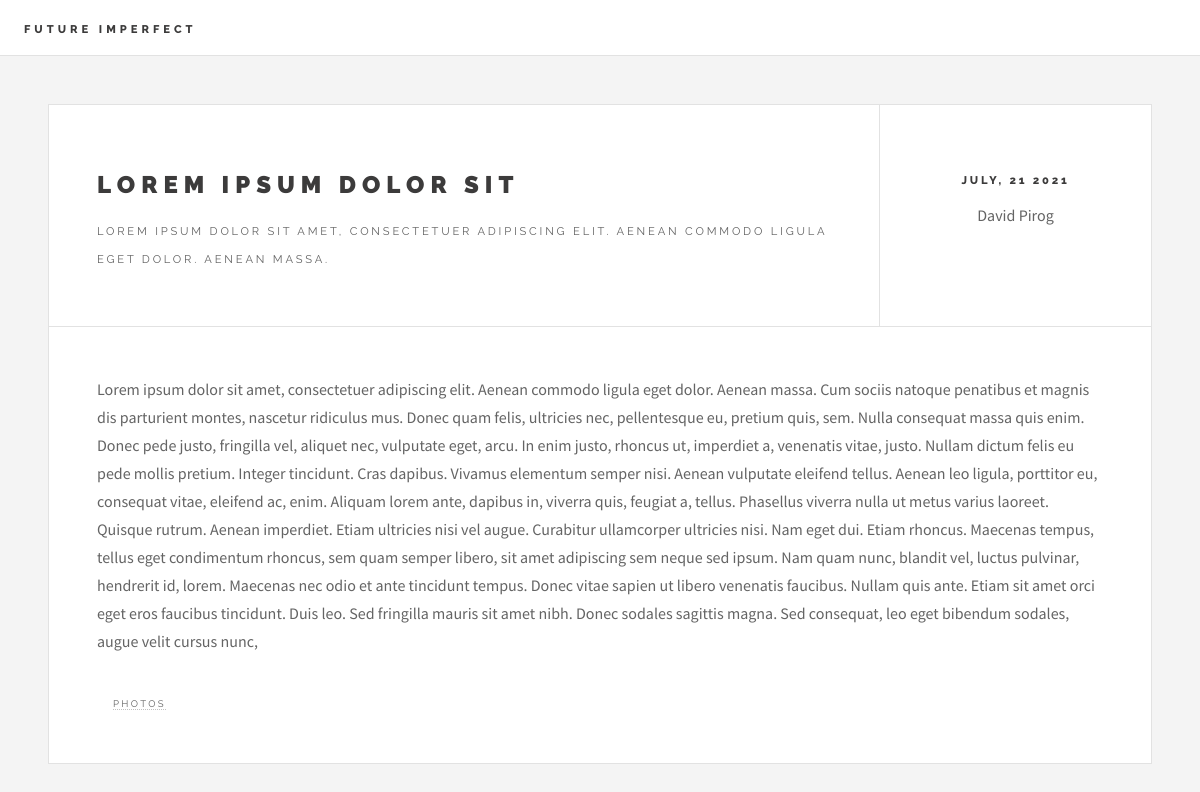
Screenshot of /site/post/3 with the database file from the repository.
### tables this page shows
CREATE TABLE `articles` (
  `id` int NOT NULL,
  `title` text NOT NULL,
  `suptitle` text NOT NULL,
  `content` text NOT NULL,
  `supcontent` text NOT NULL,
  `author` text NOT NULL,
  `category` text NOT NULL,
  `date` date NOT NULL,
  `likes` int NOT NULL DEFAULT '0'
);

### application/lib/View.php (called while the page is built, shortened)
<?php
class View
{
    public $defaultViewsPath;
    public function __construct(
        protected $params
    ) {
        $this->defaultViewsPath = APP_PATH . '/views/' . $this->params['controller'];
    }
    public function render($viewName, $params = [])
    {
        $view = $this->defaultViewsPath . '/' . $viewName . '.php';
        require $view;
    }
}

### controllers/site/SiteController.php (called while the page is built, shortened)
<?php
class SiteController extends Controller
{
    public function actionPost()
    {
        $route = substr($_SERVER['REQUEST_URI'], 1);
        $route = explode('/', $route);
        $id = $route['2'];
        $article = $this->model->getObjectById('Articles', $id);
        $this->view->render('single', compact('article'));
    }
}

### index.php (called while the page is built, shortened)
<?php
require __DIR__ . '/application/config/autoload.php';
(new application\core\Router)->run();

### application/lib/DataBaseReader.php (called while the page is built, shortened)
<?php
class DataBaseReader
{
    protected $db;
    public function __construct()
    {
        $config = require APP_PATH . '/application/config/db.php';
        $this->db = new PDO('mysql:host=' . $config['host'] . ';port=' . $config['port'] . ';dbname=' . $config['dbname'], $config['user'], $config['password']);
    }
    public function getObjectById($tableName, $id)
    {
        $query = $this->db->prepare('SELECT * FROM ' . $tableName . ' WHERE `id`=:id');
        $query->execute(['id' => $id]);
        $data = $query->fetch(PDO::FETCH_ASSOC);
        return $data;
    }
}

### application/config/db.php (called while the page is built)
<?php
return [
    'host' => '127.0.0.1',
    'port' => '3306',
    'dbname' => 'framework',
    'user' => 'root',
    'password' => '',
];

### application/lib/Controller.php (called while the page is built, shortened)
<?php
class Controller
{
    public function loadModel($name = null)
    {
        $this->model = new DataBaseReader;
    }
}

### application/config/autoload.php (called while the page is built, shortened)
<?php
spl_autoload_register(function($class) {
    $path = str_replace('\\', '/', $class.'.php');
}
);

### views/site/single.php (the view, shortened to what this page needs)
<div id="main">
		<article class="post">
			<header>
				<div class="title">
					<h2><?= $params['article']['title'] ?></h2>
					<p><?= $params['article']['suptitle'] ?></p>
				</div>
				<div class="meta">
					<time class="published"> <?= DateTime::createFromFormat('Y-m-d', $params['article']['date'])->format('F, j Y') ?></time>
					<span class="name"><?= $params['article']['author'] ?></span>
				</div>
			</header>
			<p><?= $params['article']['content'] ?></p>
			<footer>
				<ul class="stats">
					<li><a href=""><?= $params['article']['category'] ?></a></li>
				</ul>
			</footer>
		</article>
</div>

### assets/css/main.css (style rules this page uses)
a, article, b, big, body, div, footer, h1, h2, h3, h4, h5, h6, header, html, img, li, p, section, span, time, ul { margin: 0; padding: 0; border: 0; font-size: 100%; font: inherit; vertical-align: baseline }
article, footer, header, section { display: block }
body { line-height: 1 }
ul { list-style: none }
body { -webkit-text-size-adjust: none }
body { -ms-overflow-style: scrollbar }
body { background: #f4f4f4 }
body { color: #646464; font-family: "Source Sans Pro", Helvetica, sans-serif; font-size: 14pt; font-weight: 400; line-height: 1.75 }
@media screen and (max-width:1680px) { body { font-size: 12pt } }
@media screen and (max-width:1280px) { body { font-size: 12pt } }
a { -moz-transition: color .2s ease, border-bottom-color .2s ease; -webkit-transition: color .2s ease, border-bottom-color .2s ease; -ms-transition: color .2s ease, border-bottom-color .2s ease; transition: color .2s ease, border-bottom-color .2s ease; border-bottom: dotted 1px rgba(160, 160, 160, .65); color: inherit; text-decoration: none }
a:before { -moz-transition: color .2s ease; -webkit-transition: color .2s ease; -ms-transition: color .2s ease; transition: color .2s ease }
p { margin: 0 0 2em 0 }
h1, h2, h3, h4, h5, h6 { color: #3c3b3b; font-family: Raleway, Helvetica, sans-serif; font-weight: 800; letter-spacing: .25em; line-height: 1.65; margin: 0 0 1em 0; text-transform: uppercase }
h2 { font-size: 1.1em }
ul { list-style: disc; margin: 0 0 2em 0; padding-left: 1em }
ul li { padding-left: .5em }
.post { padding: 3em 3em 1em 3em; background: #fff; border: solid 1px rgba(160, 160, 160, .3); margin: 0 0 3em 0; position: relative }
.post>header { display: -moz-flex; display: -webkit-flex; display: -ms-flex; display: flex; border-bottom: solid 1px rgba(160, 160, 160, .3); left: -3em; margin: -3em 0 3em 0; position: relative; width: calc(100% + 6em) }
.post>header .title { -moz-flex-grow: 1; -webkit-flex-grow: 1; -ms-flex-grow: 1; flex-grow: 1; -ms-flex: 1; padding: 3.75em 3em 3.3em 3em }
.post>header .title h2 { font-weight: 900; font-size: 1.5em }
.post>header .title>:last-child { margin-bottom: 0 }
.post>header .meta { padding: 3.75em 3em 1.75em 3em; border-left: solid 1px rgba(160, 160, 160, .3); min-width: 17em; text-align: center; width: 17em }
.post>header .meta>* { margin: 0 0 1em 0 }
.post>header .meta>:last-child { margin-bottom: 0 }
.post>header .meta .published { color: #3c3b3b; display: block; font-family: Raleway, Helvetica, sans-serif; font-size: .7em; font-weight: 800; letter-spacing: .25em; margin-top: .5em; text-transform: uppercase; white-space: nowrap }
.post>footer { display: -moz-flex; display: -webkit-flex; display: -ms-flex; display: flex; -moz-align-items: center; -webkit-align-items: center; -ms-align-items: center; align-items: center }
.post>footer .stats li { border-left: solid 1px rgba(160, 160, 160, .3); display: inline-block; font-family: Raleway, Helvetica, sans-serif; font-size: .6em; font-weight: 400; letter-spacing: .25em; line-height: 1; margin: 0 0 0 2em; padding: 0 0 0 2em; text-transform: uppercase }
.post>footer .stats li:first-child { border-left: 0; margin-left: 0; padding-left: 0 }
header p { font-family: Raleway, Helvetica, sans-serif; font-size: .7em; font-weight: 400; letter-spacing: .25em; line-height: 2.5; margin-top: -1em; text-transform: uppercase }
body { padding-top: 3.5em }
#main { -moz-flex-grow: 1; -webkit-flex-grow: 1; -ms-flex-grow: 1; flex-grow: 1; -ms-flex: 1; width: 100% }

### rows the page displays
articles: title "LOREM IPSUM DOLOR SIT", suptitle "LOREM IPSUM DOLOR SIT AMET, CONSECTETUER ADIPISCING ELIT. AENEAN COMMODO LIGULA EGET DOLOR. AENEAN MASSA.", date "JULY, 21 2021", author "David Pirog", content "Lorem ipsum dolor sit amet, consectetuer adipiscing elit. Aenean commodo ligula eget dolor. Aenean massa. Cum sociis natoque penatibus et magnis dis parturient montes, nascetur ridiculus mus. Donec quam felis, ultricies nec, pellentesque eu, pretium quis, sem. Nulla consequat massa quis enim. Donec pede justo, fringilla vel, aliquet nec, vulputate eget, arcu. In enim justo, rhoncus ut, imperdiet a, venenatis vitae, justo. Nullam dictum felis eu pede mollis pretium. Integer tincidunt. Cras dapibus. Vivamus elementum semper nisi. Aenean vulputate eleifend tellus. Aenean leo ligula, porttitor eu, consequat vitae, eleifend ac, enim. Aliquam lorem ante, dapibus in, viverra quis, feugiat a,…", category "PHOTOS"
